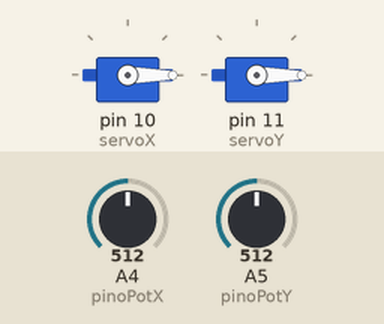
Simulated run of this sketch. Board: Arduino Uno, built with avr-gcc and run on an emulated ATmega328P. Shown: 2 × servo. Inputs (shaded band) come from the test bench; at power-on: A4 (pinoPotX) = 512, A5 (pinoPotY) = 512.

Above: at 1.2 s.
1.3 s: A4 (pinoPotX) set to 306
At 2.4 s:
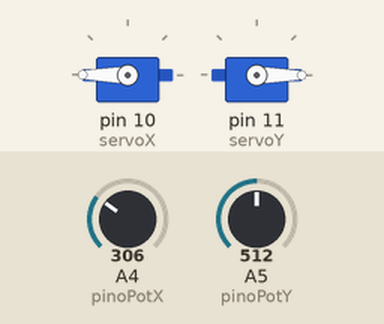
2.8 s: A5 (pinoPotY) set to 306
At 3.5 s:
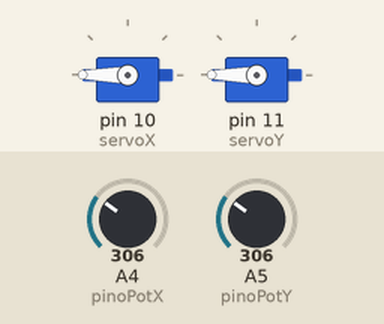
4.3 s: A4 (pinoPotX) set to 122
At 4.6 s:
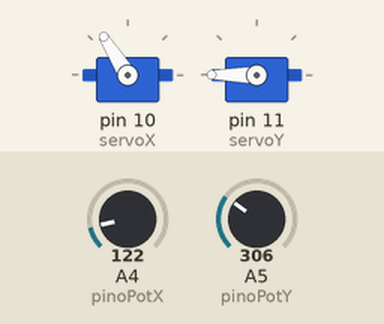
5.8 s: A5 (pinoPotY) set to 122
At 7.0 s:
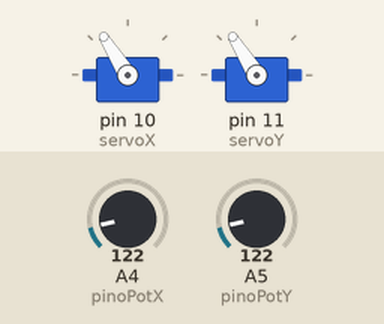
7.3 s: A4 (pinoPotX) set to 0
At 8.1 s:
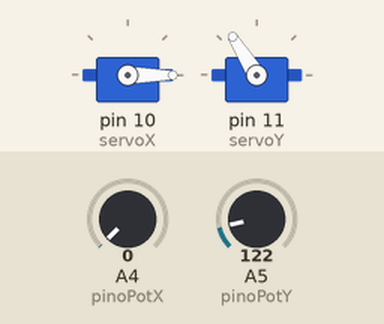
8.8 s: A5 (pinoPotY) set to 900
At 9.3 s:
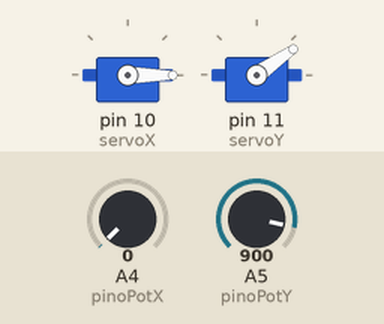
Timing chart, 0 to 11.3 s (numbered marks = the images above; inputs shaded):
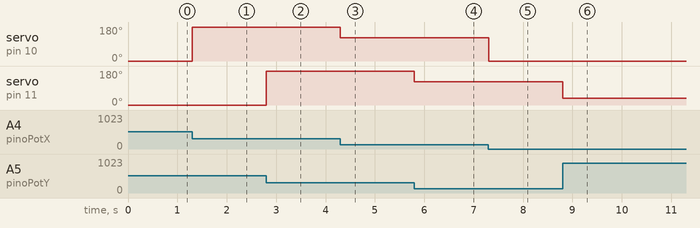

Measured:
- after the input at 1.3 s, servo on pin 10 (servoX): 0° → 180° at once
- after the input at 2.8 s, servo on pin 11 (servoY): 0° → 180° at once
- after the input at 4.3 s, servo on pin 10 (servoX): 180° → 122° at once
- after the input at 5.8 s, servo on pin 11 (servoY): 180° → 122° at once
- after the input at 7.3 s, servo on pin 10 (servoX): 122° → 0° at once
- after the input at 8.8 s, servo on pin 11 (servoY): 122° → 35° at once

The sketch:

labirinto.ino
```cpp
#include <Servo.h>

// Constantes de centro dos eixos e variação do ângulo de rotação
const int centroX = 90;
const int centroY = 90;
const int variacaoX = 10;
const int variacaoY = 10;

// Os pinos que estão ligados os potenciômetros
int pinoPotX = A4;
int pinoPotY = A5;

// Valor da leitura do potenciômentro
int valorPotX;
int valorPotY;

// Ângulo da posição do servo
int anguloServoX = centroX;
int anguloServoY = centroY;

// Cria os objetos dos servos
Servo servoX;
Servo servoY;

void setup() {
  // Informa em quais pinos estão ligados a servos
  servoX.attach(10);
  servoY.attach(11);

  // Inicia os motores na posição central
  servoX.write(anguloServoX);
  servoY.write(anguloServoY);
}

void loop() {
  valorPotX = analogRead(pinoPotX);
  valorPotY = analogRead(pinoPotY);

  // mapeia os valores do potenciômetro (entre 0 e 1023) para os valores do servo
  anguloServoX = map(valorPotX, 0, 1023, centroX - variacaoX, centroX + variacaoX);
  anguloServoY = map(valorPotY, 0, 1023, centroY - variacaoY, centroY + variacaoY);

  // grava o valor no servo
  servoX.write(valorPotX);
  servoY.write(valorPotY);
}
```
